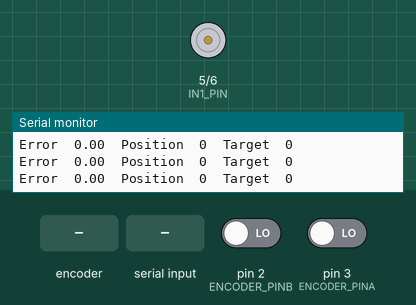
Recording of a sketch running on a simulated Arduino Uno, built with avr-gcc and run on an emulated ATmega328P. Shown: motor-driver pin pairs drawn as motors (green arrow = first pin HIGH = forward, orange = second pin HIGH = backward, longer = more drive), the last lines printed to the serial monitor. The inputs (shaded band) are chosen by the test bench; at power-on: pin 2 (ENCODER_PINB) LOW, pin 3 (ENCODER_PINA) LOW.

Above: at 1.2 s.
1.3 s: rotary encoder on pin 3 (ENCODER_PINA) / pin 2 (ENCODER_PINB) turned 3 steps (first pin leading)
At 1.68 s:
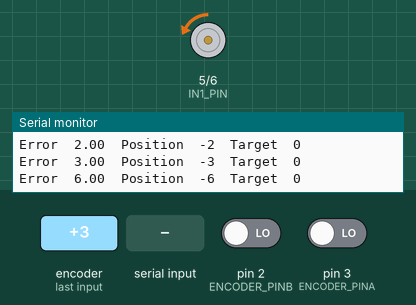
4.9 s: "90,45\n" received over Serial
At 5.08 s:
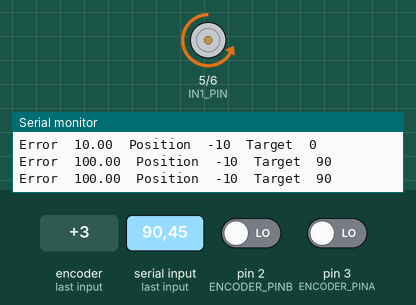
7.9 s: "30,150\n" received over Serial
10.9 s: rotary encoder on pin 3 (ENCODER_PINA) / pin 2 (ENCODER_PINB) turned 3 steps (first pin leading)
At 14.37 s:
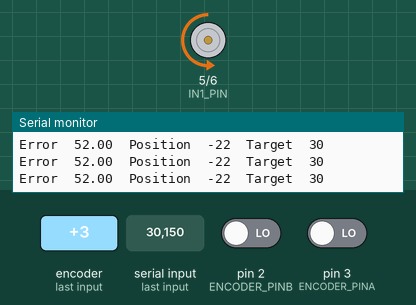
14.5 s: "90\n" received over Serial
16.0 s: "5\n" received over Serial
At 17.3 s:
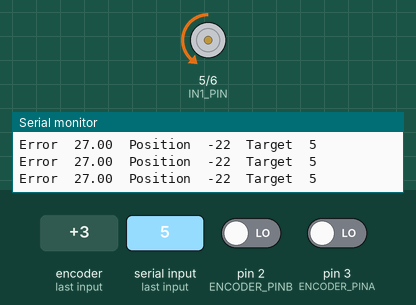
Timing chart, 0 to 20.0 s (numbered marks = the images above; inputs shaded):
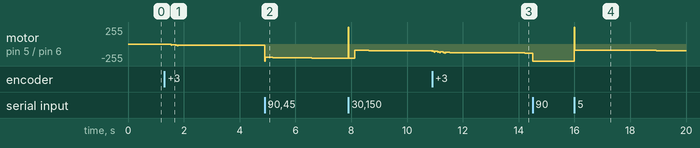

The sketch:

PositionControlCloseLoop.ino
```cpp
#define ENCODER_PINA 3
#define ENCODER_PINB 2

#define IN1_PIN 5
#define IN2_PIN 6

volatile int encoderCounts = 0;
int targetPosition = 0;

// PID constants
float Kp = 2.0;
float Ki = 0.05;
float Kd = 0.1;

// PID variables
float error = 0;
float lastError = 0;
float integral = 0;
float derivative = 0;

unsigned long lastControlTime = 0;
const unsigned long CONTROL_INTERVAL = 10;  // 100 Hz

void encoderA();
void encoderB();

void setup() {
  Serial.begin(115200);

  pinMode(ENCODER_PINA, INPUT);
  pinMode(ENCODER_PINB, INPUT);
  attachInterrupt(digitalPinToInterrupt(ENCODER_PINA), encoderA, CHANGE);
  attachInterrupt(digitalPinToInterrupt(ENCODER_PINB), encoderB, CHANGE);

  pinMode(IN1_PIN, OUTPUT);
  pinMode(IN2_PIN, OUTPUT);

  Serial.println("Enter target position in degrees (0–360):");
}

void loop() {
  // Handle Serial input
  if (Serial.available()) {
    String inputString = Serial.readStringUntil('\n');
    int input = inputString.toInt();
    if (input >= 0 && input <= 360) {
      targetPosition = map(input, 0, 360, 0, 360); // 1 count per degree
      //Serial.print("New target: ");
      //Serial.print(input);
      //Serial.println(" degrees");
    } else {
      Serial.println("Invalid input. Please enter 0–360.");
    }
  }

  // PID at 100 Hz
  unsigned long currentTime = millis();
  if (currentTime - lastControlTime >= CONTROL_INTERVAL) {
    int position = encoderCounts;
    error = targetPosition - position;

    integral += error * (CONTROL_INTERVAL / 1000.0);
    derivative = (error - lastError) / (CONTROL_INTERVAL / 1000.0);
    float output = Kp * error + Ki * integral + Kd * derivative;
    lastError = error;

    int pwmValue = abs(output);
    pwmValue = constrain(pwmValue, 0, 255);


    if (abs(error) < 5) {
      integral = 0;
      derivative = 0;
      pwmValue = 0;

      digitalWrite(IN1_PIN, LOW);
      digitalWrite(IN2_PIN, LOW);  // Stop motor
    } else {
      if (output > 0) {
        digitalWrite(IN1_PIN, LOW);
        analogWrite(IN2_PIN, pwmValue);
      } else {
        digitalWrite(IN2_PIN, LOW);
        analogWrite(IN1_PIN, pwmValue);
      }
    }


    // Debug info every 100 ms
    static int counter = 0;
    if (++counter >= 10) {
      // Serial.print("Pos: ");
      // Serial.print(position);
      // Serial.print(" | Target: ");
      // Serial.print(targetPosition);
      // Serial.print(" | PWM: ");
      // Serial.print(pwmValue);
      // Serial.print(" | Error: ");
      // Serial.println(error);
      Serial.print("Error\t");
      Serial.print(error);
      Serial.print("\tPosition\t");
      Serial.print(position);
      Serial.print("\tTarget\t");
      Serial.println(targetPosition);
      counter = 0;
    }

    lastControlTime = currentTime;
  }
}

void encoderA() {

  // look for a low-to-high on channel B

  if (digitalRead(ENCODER_PINA) == HIGH) {

    // check channel A to see which way encoder is turning

    digitalRead(ENCODER_PINB) ? encoderCounts++ : encoderCounts--;

  }else{

    // check channel A to see which way encoder is turning

    digitalRead(ENCODER_PINB) ? encoderCounts-- : encoderCounts++;

  }

} // End EncoderA ISR

// EncoderB ISR

void encoderB() {

  // look for a low-to-high on channel B

  if (digitalRead(ENCODER_PINB) == HIGH) {

    // check channel A to see which way encoder is turning

    digitalRead(ENCODER_PINA) ? encoderCounts-- : encoderCounts++;

  }else{

    // check channel A to see which way encoder is turning

    digitalRead(ENCODER_PINA) ? encoderCounts++ : encoderCounts--;

  }

} // End EncoderB ISR
```

Measured:
- after the input at 16.0 s, motor on pin 5 (IN1_PIN) / pin 6 (IN2_PIN): backward 255/255 → backward 94/255 at once, → backward 95/255 0.70 s later, → backward 96/255 0.74 s later, → backward 97/255 0.74 s later, … (6 changes in this stretch)
